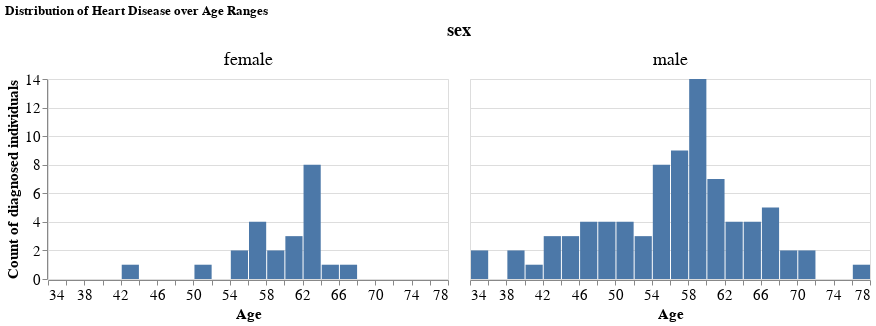

The notebook cell saved with this chart:
### Markdown cell above
Now we will start with some plots to visualize the correlational relationships between the variables and the diagnosis with the training data.
Disclaimer: Count of individuals is only referring to the training part of our data.

### Code cell
# extract the data that are diagnosed for heat_disease from the training data
diagnosed_data = heart_disease_train
diagnosed_data = diagnosed_data.drop(diagnosed_data[diagnosed_data.heart_disease == "undiagnosed"].index)
diagnosed_data

age_hist = (alt.Chart()
            .mark_bar()
            .encode(
                x=alt.X("age", title="Age", bin=alt.Bin(maxbins=30)),
                y=alt.Y("count()", title="Count of diagnosed individuals", stack=False),
            )
            .properties(height=200, width=400)
           )

age_hist_facet = (age_hist
                  .facet(
                      "sex",
                      data=diagnosed_data,
                      columns=0,
                      title='Distribution of Heart Disease over Age Ranges'
                  )
                  .configure_header(titleFontSize=18)
                  .configure_axis(labelFontSize=15, titleFontSize=15)
                  .configure_headerFacet(labelFontSize=18, titleFontSize=18)
                 )

age_hist_facet
